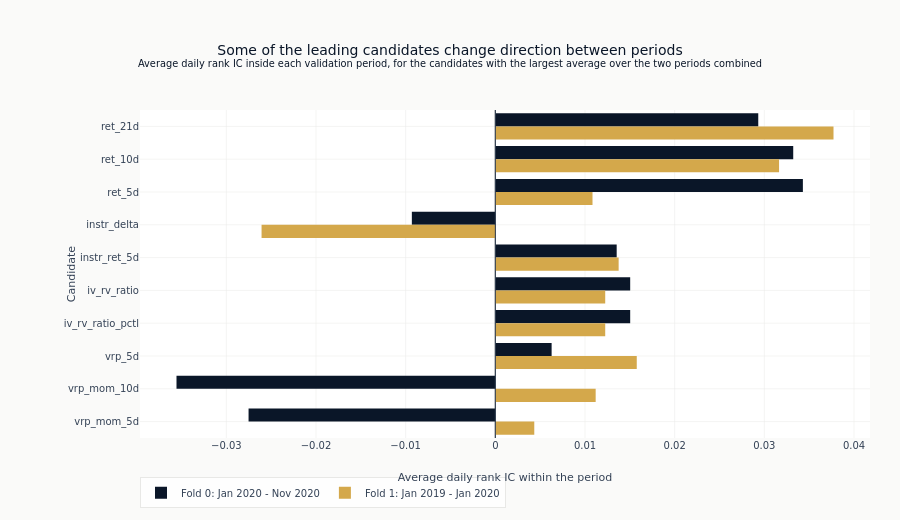

Notebook source saved alongside this figure:
### Markdown cell above
One bar per validation period, for the candidates with the largest average agreement. A
candidate whose two bars point the same way carried one direction through both periods.
A candidate whose bars point opposite ways has an average taken across a sign change,
which is exactly what the average hides and what this figure exists to show.

The split generator numbers periods from the most recent backwards, so the legend gives
each one its dates rather than its number alone.

### Code cell
fold_plot_features = [f for f in leading_features if f in fold_stats]

fold_windows = {
    int(split["fold"]): (_as_date(split["val_start"]), _as_date(split["val_end"]))
    for split in cv_folds
}

fig = go.Figure()
plot_fold_ids = sorted({fid for f in fold_plot_features for fid in fold_stats[f]["fold_ics"]})
for position, fold_id in enumerate(plot_fold_ids):
    val_start, val_end = fold_windows[fold_id]
    fig.add_trace(
        go.Bar(
            x=[fold_stats[f]["fold_ics"].get(fold_id) for f in fold_plot_features],
            y=fold_plot_features,
            orientation="h",
            marker_color=[COLORS["blue"], COLORS["amber"]][position % 2],
            name=f"Fold {fold_id}: {val_start:%b %Y} - {val_end:%b %Y}",
        )
    )
fig.add_vline(x=0, line=dict(color=COLORS["neutral"], width=1))
fig.update_layout(
    template="ml4t",
    height=520,
    width=900,
    barmode="group",
    title={
        "text": (
            "Some of the leading candidates change direction between periods"
            "<br><sup>Average daily rank IC inside each validation period, for the candidates "
            "with the largest average over the two periods combined</sup>"
        )
    },
    margin=dict(l=140, r=30, t=110, b=60),
    legend=dict(orientation="h", y=-0.12, x=0),
)
fig.update_xaxes(title_text="Average daily rank IC within the period")
fig.update_yaxes(title_text="Candidate", autorange="reversed")
show_plotly_with_alt(
    fig,
    "Grouped horizontal bar chart of the average daily rank IC inside each validation period, "
    "two bars per candidate, for the ten candidates with the largest average over the two "
    "periods combined. Seven keep their side in both periods: ret_21d, ret_10d, ret_5d, "
    "instr_ret_5d and the two iv_rv_ratio columns positive, instr_delta negative. Three do not - "
    "iv_mom_10d, vrp_mom_10d and vrp_mom_5d are each negative in fold 0 and positive in fold 1, "
    "iv_mom_10d swinging from about -0.032 to about +0.005. So the three that change direction "
    "between the periods are all momentum terms, and ret_5d, while it keeps its sign, falls from "
    "about 0.036 to about 0.011.",
)

### Figure 1 — Plotly figure (JSON) as saved in the notebook; plotly's stock layout.template omitted (floating-point values rounded to 4 significant figures)
{"data": [{"marker": {"color": "#0a1628"}, "name": "Fold 0: Jan 2020 - Nov 2020", "orientation": "h", "type": "bar", "x": [0.02932, 0.03322, 0.0343, -0.00931, 0.01353, 0.01504, 0.01504, 0.006278, -0.03556, -0.02752], "y": ["ret_21d", "ret_10d", "ret_5d", "instr_delta", "instr_ret_5d", "iv_rv_ratio", "iv_rv_ratio_pctl", "vrp_5d", "vrp_mom_10d", "vrp_mom_5d"]}, {"marker": {"color": "#D4A84B"}, "name": "Fold 1: Jan 2019 - Jan 2020", "orientation": "h", "type": "bar", "x": [0.03771, 0.03164, 0.01084, -0.02607, 0.01375, 0.01225, 0.01225, 0.01577, 0.01119, 0.004344], "y": ["ret_21d", "ret_10d", "ret_5d", "instr_delta", "instr_ret_5d", "iv_rv_ratio", "iv_rv_ratio_pctl", "vrp_5d", "vrp_mom_10d", "vrp_mom_5d"]}], "layout": {"barmode": "group", "height": 520, "legend": {"orientation": "h", "x": 0, "y": -0.12}, "margin": {"b": 60, "l": 140, "r": 30, "t": 110}, "shapes": [{"line": {"color": "#334155", "width": 1}, "type": "line", "x0": 0, "x1": 0, "xref": "x", "y0": 0, "y1": 1, "yref": "y domain"}], "title": {"text": "Some of the leading candidates change direction between periods<br><sup>Average daily rank IC inside each validation period, for the candidates with the largest average over the two periods combined</sup>"}, "width": 900, "xaxis": {"title": {"text": "Average daily rank IC within the period"}}, "yaxis": {"autorange": "reversed", "title": {"text": "Candidate"}}}}
